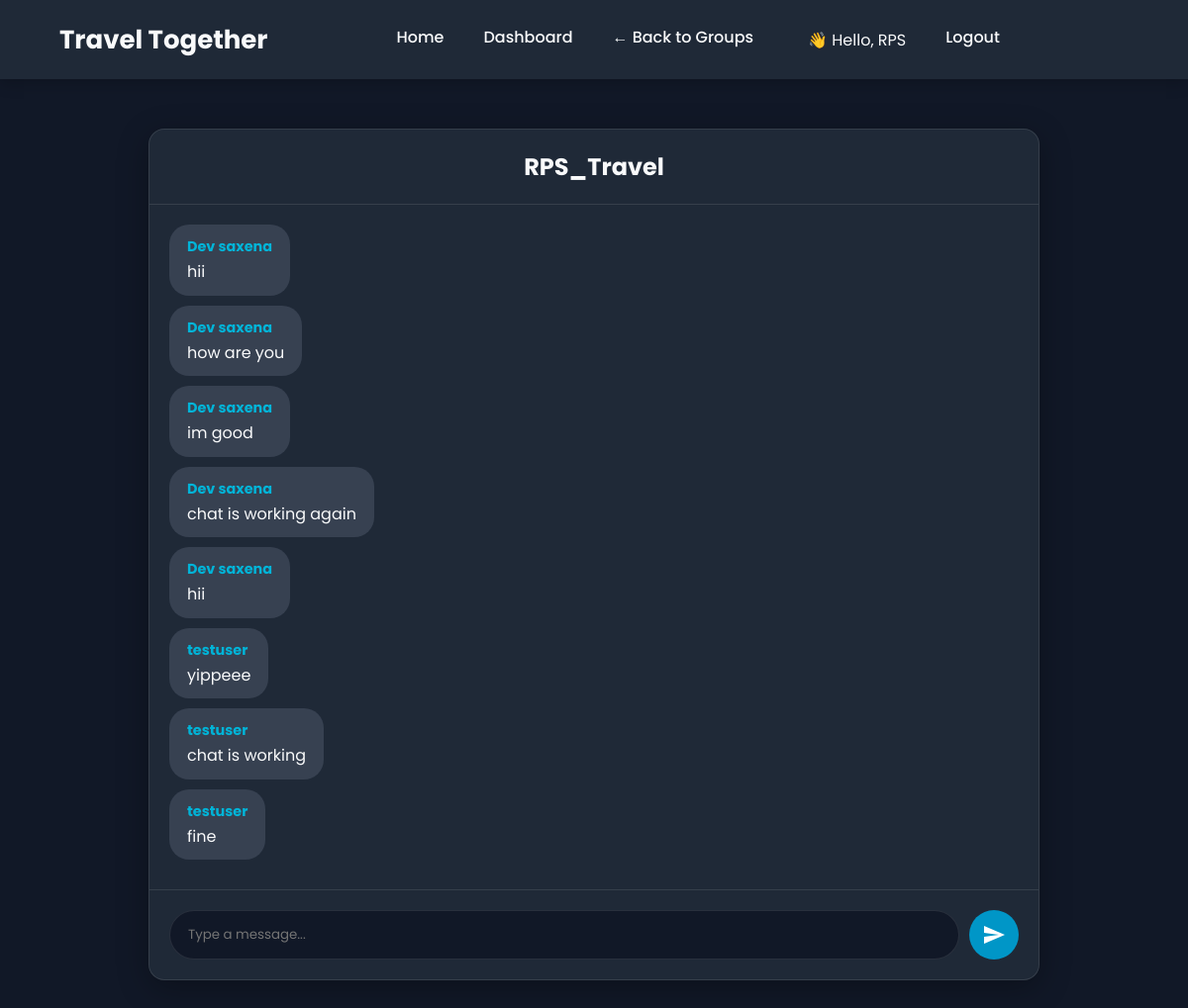
Page /groups/chat/63e4b632aa494b1a9e5e95422d07b6b0 (signed in) on the earlier database version.
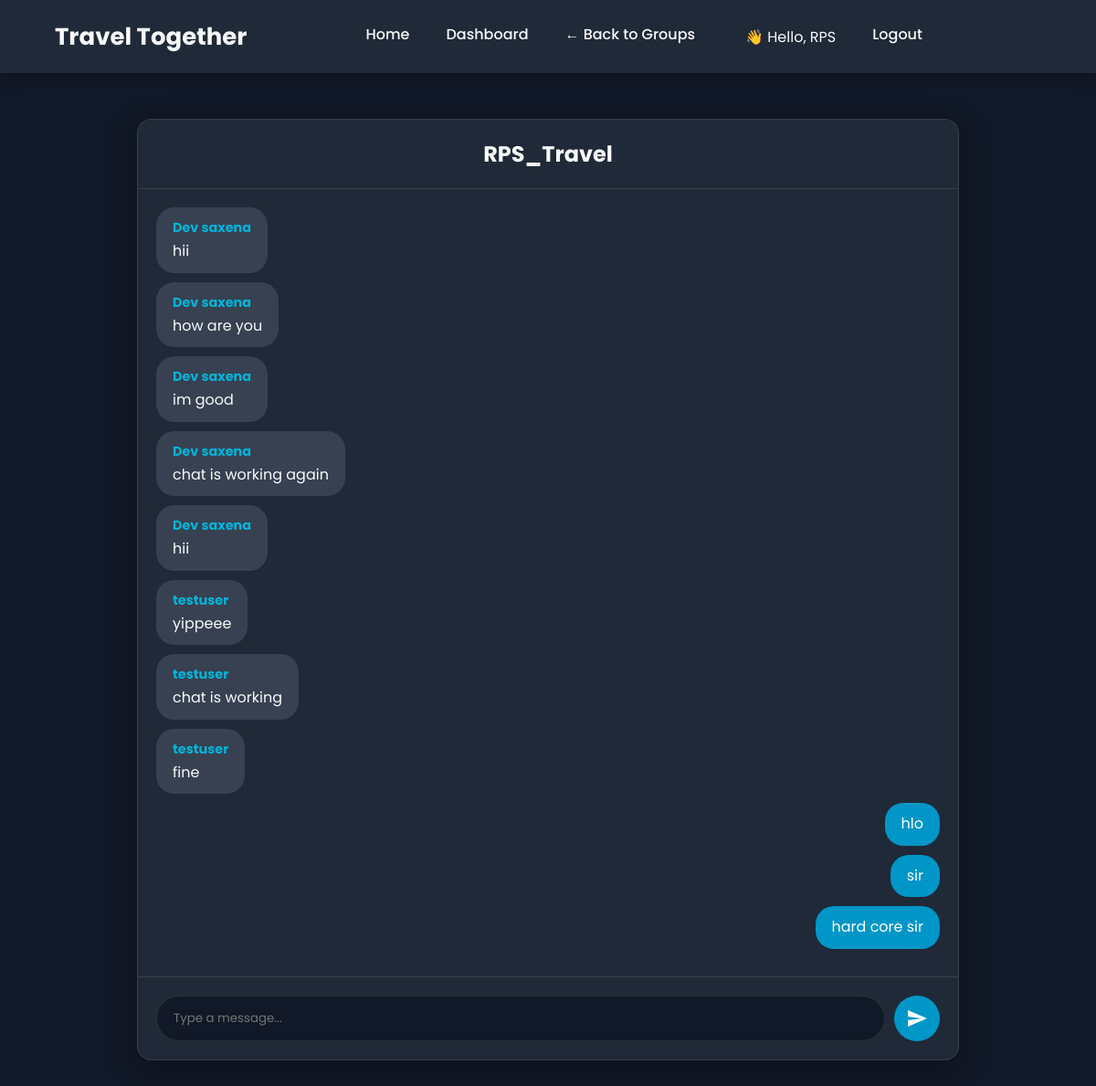
Same page on the later database version.
### tables this page shows
CREATE TABLE Users (
        userid TEXT PRIMARY KEY,
        username TEXT UNIQUE NOT NULL,
        password TEXT NOT NULL,
        email TEXT UNIQUE NOT NULL,
        phone_no TEXT UNIQUE,
        gender TEXT CHECK(gender IN ('Male', 'Female', 'Other')),
        marital_status TEXT CHECK(marital_status IN ('Single', 'Married', 'Divorced', 'Widowed')),
        bio TEXT,
        created_at TEXT DEFAULT CURRENT_TIMESTAMP
    );

CREATE TABLE Groups (
        group_id TEXT PRIMARY KEY,
        group_name TEXT NOT NULL,
        group_description TEXT,
        group_type TEXT NOT NULL CHECK(group_type IN ('Public', 'Private')),
        owner_id TEXT NOT NULL,
        destination_id TEXT,
        member_count INTEGER DEFAULT 1,
        max_members INTEGER DEFAULT 50,
        created_at TEXT DEFAULT CURRENT_TIMESTAMP,
        FOREIGN KEY (owner_id) REFERENCES Users (userid) ON DELETE CASCADE,
        FOREIGN KEY (destination_id) REFERENCES Destinations (destination_id) ON DELETE SET NULL
    );

CREATE TABLE GroupMessages (
        message_id INTEGER PRIMARY KEY AUTOINCREMENT,
        group_id TEXT NOT NULL,
        sender_id TEXT NOT NULL,
        message TEXT NOT NULL,
        timestamp DATETIME DEFAULT CURRENT_TIMESTAMP,
        FOREIGN KEY (group_id) REFERENCES Groups (group_id) ON DELETE CASCADE,
        FOREIGN KEY (sender_id) REFERENCES Users (userid) ON DELETE CASCADE
    );

### app.py (the view)
@app.route('/groups/chat/<group_id>')
def group_chat(group_id):
    conn, user = validate_user_session()
    if not user: return redirect("/auth")
    is_member = conn.execute("SELECT 1 FROM GroupMembers WHERE group_id=? AND user_id=?", (group_id, user['userid'])).fetchone()
    if not is_member:
        flash("⚠️ You are not a member of this group.")
        conn.close()
        return redirect("/groups")
    group = conn.execute("SELECT group_name FROM Groups WHERE group_id=?", (group_id,)).fetchone()
    db_rows = conn.execute("""
        SELECT m.message, m.timestamp, u.username AS sender_name
        FROM GroupMessages m JOIN Users u ON m.sender_id = u.userid
        WHERE m.group_id = ? ORDER BY m.timestamp ASC
    """, (group_id,)).fetchall()
    conn.close()
    messages = [dict(row) for row in db_rows]
    return render_template(
        "group_chat.html",
        group_id=group_id,
        group_name=group['group_name'],
        messages=messages,
        username=user['username']
    )

### app.py (called while the page is built)
def validate_user_session():
    user_id = session.get("user_id")
    if not user_id:
        return None, None  # No user in session
    conn = database.get_db_connection()
    user = conn.execute("SELECT * FROM Users WHERE userid = ?", (user_id,)).fetchone()
    if not user:
        session.clear()
        flash("Your session was invalid. Please log in again.", "warning")
        conn.close()
        return None, None
    return conn, user

### database.py (called while the page is built)
def get_db_connection():
    conn = sqlite3.connect('travel_together.db')
    conn.row_factory = sqlite3.Row
    conn.execute("PRAGMA foreign_keys = ON;")
    return conn

### templates/group_chat.html (shortened to what this page needs)
<!DOCTYPE html>
<html lang="en">
<head>
    <link rel="stylesheet" href="/static/style.css">
</head>
<body data-group-id="{{ group_id }}" data-username="{{ username }}">
<header class="navbar">
    <div class="logo">Travel Together</div>
    <nav class="nav-links" id="nav-links">
        <a href="/home">Home</a>
        <a href="/user">Dashboard</a>
        <a href="/groups">← Back to Groups</a>
        {% if username %}
            <span style="margin-left: 15px;">👋 Hello, {{ username }}</span>
            <a href="/logout">Logout</a>
        {% endif %}
    </nav>
</header>
<main>
    <div class="group-chat-container">
        <h2>{{ group_name }}</h2>
        <div class="group-chat-messages" id="messages">
            {% for msg in messages %}
                <div class="message {% if msg.sender_name == username %}sent{% else %}received{% endif %}">
                    <strong>{{ msg.sender_name }}</strong>
                    <p>{{ msg.message }}</p>
                </div>
            {% endfor %}
        </div>
        <form class="group-chat-form" id="chat-form">
            <input type="text" name="message" placeholder="Type a message..." required autocomplete="off">
            <button type="submit" class="send-btn">
                <svg xmlns="http://www.w3.org/2000/svg" viewBox="0 0 24 24" fill="currentColor" width="24" height="24">
                    <path d="M2.01 21L23 12 2.01 3 2 10l15 2-15 2z"/>
                </svg>
            </button>
        </form>
    </div>
</main>
</body>
</html>

### static/style.css (style rules this page uses)
:root { --theme-bg: #111827; --theme-bg-secondary: #1f2937; --theme-text-primary: #f9fafb; --theme-text-secondary: #d1d5db; --theme-border: rgba(255, 255, 255, 0.1); --theme-card-bg: rgba(31, 41, 55, 0.5); --primary-color: #0096c7; --secondary-color: #00b4d8; --accent-color: #ff8c42; --border-radius: 16px; --shadow: 0 8px 32px rgba(0, 0, 0, 0.3); }
* { margin: 0; padding: 0; box-sizing: border-box; font-family: 'Poppins', sans-serif; }
body { display: flex; flex-direction: column; min-height: 100vh; color: var(--theme-text-primary); background-color: var(--theme-bg); background-attachment: fixed; }
main { flex-grow: 1; }
.navbar { display: flex; justify-content: space-between; align-items: center; width: 100%; padding: 0 5%; height: 80px; background: var(--theme-bg-secondary); color: var(--theme-text-primary); box-shadow: 0 4px 15px rgba(0, 0, 0, 0.2); position: relative; z-index: 1000; }
.logo { font-size: 26px; font-weight: 700; }
.nav-links { display: flex; gap: 40px; align-items: center; }
.nav-links a { color: var(--theme-text-primary); text-decoration: none; font-size: 16px; font-weight: 500; padding-bottom: 5px; position: relative; transition: color 0.3s; }
.nav-links a::after { content: ''; position: absolute; bottom: 0; left: 0; width: 0; height: 2px; background-color: var(--accent-color); transition: width 0.3s ease-out; }
.group-chat-container { max-width: 900px;margin: 50px auto;background: var(--theme-bg-secondary);border-radius: var(--border-radius);box-shadow: var(--shadow);display: flex;flex-direction: column;height: calc(100vh - 180px);border: 1px solid var(--theme-border); }
.group-chat-container h2 { text-align: center;padding: 20px;border-bottom: 1px solid var(--theme-border);color: var(--theme-text-primary); }
.group-chat-messages { flex-grow: 1;padding: 20px;overflow-y: auto;display: flex;flex-direction: column; }
.message { padding: 10px 15px;border-radius: 18px;margin-bottom: 10px;max-width: 75%;line-height: 1.4;word-wrap: break-word;animation: fadeInUp 0.5s ease; }
.message strong { display: block;margin-bottom: 5px;font-size: 0.9rem;color: var(--secondary-color); }
.message p { margin: 0; }
.received { background-color: #374151; align-self: flex-start; border-bottom-left-radius: 5px; }
.sent { background-color: var(--primary-color); color: white;align-self: flex-end; border-bottom-right-radius: 5px; }
.group-chat-form { display: flex;padding: 20px;border-top: 1px solid var(--theme-border);gap: 10px; }
.group-chat-form input { flex-grow: 1;border: 1px solid var(--theme-border);padding: 12px 18px;border-radius: 50px;background: var(--theme-bg);color: var(--theme-text-primary); }
.group-chat-form button { background: var(--primary-color);border: none;color: white;border-radius: 50%;width: 50px;height: 50px;display: flex;align-items: center;justify-content: center;cursor: pointer;transition: background 0.3s; }
.message { max-width: 85%; padding: 12px 18px; border-radius: 20px; word-wrap: break-word; line-height: 1.4; animation: fadeInUp 0.5s ease-out; }

Differences in the rows shown:
added GroupMessages: message "hlo"
added GroupMessages: message "sir"
added GroupMessages: message "hard core sir"
